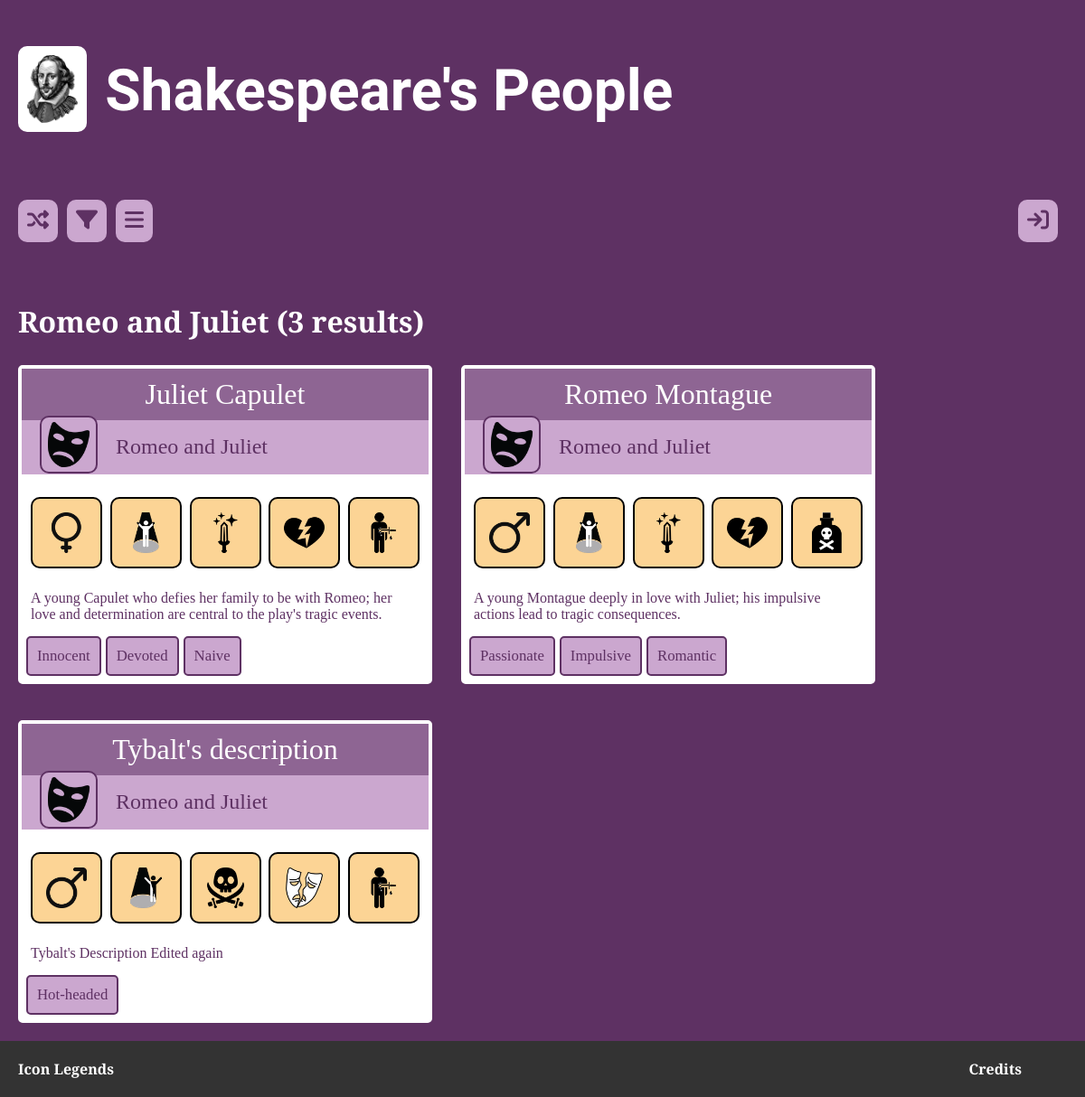
Screenshot of /index.php?page=content/click_search&search_type=play&search_term=Romeo+and+Juliet with the database file from the repository.
### tables this page shows
CREATE TABLE IF NOT EXISTS `data` (
  `ID` int NOT NULL AUTO_INCREMENT,
  `Character_name` varchar(128) NOT NULL,
  `PlayID` int NOT NULL,
  `RoleID` int NOT NULL,
  `GenderID` int NOT NULL,
  `Moral_AlignmentID` int NOT NULL,
  `Trait_1ID` int NOT NULL,
  `Trait_2ID` int NOT NULL,
  `Trait_3ID` int NOT NULL,
  `COD_ActionID` int NOT NULL,
  `COD_MethodID` int NOT NULL,
  `Description` varchar(255) NOT NULL,
  `Featured_Image` varchar(150) NOT NULL,
  PRIMARY KEY (`ID`)
);

CREATE TABLE IF NOT EXISTS `category` (
  `CategoryID` int NOT NULL AUTO_INCREMENT,
  `Play_Cat` varchar(7) NOT NULL,
  `Category_Icon` varchar(75) NOT NULL,
  PRIMARY KEY (`CategoryID`)
);

CREATE TABLE IF NOT EXISTS `play_name` (
  `PlayID` int NOT NULL AUTO_INCREMENT,
  `Play` varchar(128) NOT NULL,
  `CategoryID` int NOT NULL,
  PRIMARY KEY (`PlayID`)
);

CREATE TABLE IF NOT EXISTS `key_traits` (
  `TraitID` int NOT NULL AUTO_INCREMENT,
  `Trait` varchar(40) NOT NULL,
  PRIMARY KEY (`TraitID`)
);

### content/click_search.php (called while the page is built, shortened)
<?php
    $search_type = to_clean($_REQUEST['search_type']);
    $search_term = to_clean($_REQUEST['search_term']);
    $heading=$search_term;
    $order = " ORDER BY d.Character_name ASC";
$search_columns = [
    "play"      => "Play",
    "category"  => "Play_Cat",
    "gender"    => "M_or_F",
    "ms_role"      => "Role",
    "moral_alignment" => "Alignment",
    "cod_action"    => "Action",
    "cod_method"    => "Method",
    "character" => "Character_name"
];
    $params = [$search_term];
    if(array_key_exists($search_type, $search_columns)) {
        $column = $search_columns[$search_type];
        $sql_condition = "WHERE `$column` LIKE ?";
    }
    $sql_condition .= $order;
    include("results.php");
  ?>

### functions.php (called while the page is built, shortened)
<?php
function get_query($dbconnect, $sql_condition, $params = [])
 {
    $find_sql = "
    SELECT d.*,
            p.*,
            c.*,
            g.*,
            r.*,
            ma.*,
            a.*,
            m.*,
            -- 'Trait' is the COLUMN name with the 'word'
            k1.Trait AS Trait1,
            k2.Trait AS Trait2,
            k3.Trait AS Trait3
    FROM data d
    JOIN play_name p ON p.PlayID = d.PlayID
    JOIN category c ON c.CategoryID = p.CategoryID
    JOIN gender g ON g.GenderID = d.GenderID
    JOIN ms_role r ON r.RoleID = d.RoleID
    JOIN moral_alignment ma ON ma.Moral_AlignmentID = d.Moral_AlignmentID
    JOIN cod_action a ON a.COD_ActionID = d.COD_ActionID
    JOIN cod_method m ON m.COD_MethodID = d.COD_MethodID
    JOIN key_traits k1 ON d.Trait_1ID = k1.TraitID
    JOIN key_traits k2 ON d.Trait_2ID = k2.TraitID
    JOIN key_traits k3 ON d.Trait_3ID = k3.TraitID
    -- Adds additional sql condition
    $sql_condition
    ";
    $stmnt = $dbconnect -> prepare($find_sql);
    if(!empty($params)) {
          $types = str_repeat('s', count($params));
          $bind_values = [];
          foreach ($params as $key => $value) {
            $bind_values[$key] = &$params[$key];
          }
      array_unshift($bind_values, $types);
      call_user_func_array([$stmnt, 'bind_param'], $bind_values);
    }
    $stmnt -> execute();
    $find_query = $stmnt -> get_result();
    $find_count = $find_query -> num_rows;
    return [$find_query, $find_count];
 }
 function to_clean($data) {
	$data = trim($data);
	return $data;
}
      ?>

### content/retrieve_all.php (called while the page is built, shortened)
<?php
    $character = $find_rs['Character_name'];
    $play = $find_rs['Play'];
    $category = $find_rs['Play_Cat'];
    $gender = $find_rs['M_or_F'];
    $role = $find_rs['Role'];
    $alignment = $find_rs['Alignment'];
    $action = $find_rs['Action'];
    $method = $find_rs['Method'];
    $trait1 = $find_rs['Trait1'];
    $trait2 = $find_rs['Trait2'];
    $trait3 = $find_rs['Trait3'];
    $category_icon = "images/icons/".$find_rs['Category_Icon'];
    $gender_icon = "images/icons/".$find_rs['Gender_Icon'];
    $role_icon = "images/icons/".$find_rs['Role_Icon'];
    $alignment_icon = "images/icons/".$find_rs['Moral_Icon'];
    $action_icon = "images/icons/".$find_rs['Action_Icon'];
    $method_icon = "images/icons/".$find_rs['Method_Icon'];
    $click_type = "index.php?page=content/click_search&search_type=";
    $click_term="&search_term="
?>

### content/results.php (shortened to what this page needs)
<?php
list($find_query, $find_count) = get_query($dbconnect, $sql_condition, $params);
if($find_count > 0) {
if($find_count == 1) {
    $results_heading = $heading;
}
else {
    $results_heading = $heading." (".$find_count." results)";
}
if($heading != "")
{
    ?>
        <h2><?= htmlspecialchars($results_heading); ?></h2>
    <?php
}
    ?>
<div class='all-cards'>
<?php
while($find_rs = mysqli_fetch_assoc($find_query)) {
    include("retrieve_all.php");
    include("character_details.php");
}
?>
</div>
    <?php
}
?>

### content/character_details.php (shortened to what this page needs)
<div class="char-details">
    <div class="character-name"><?= htmlspecialchars($character); ?></div>
<div class="play-title">
    <a title="<?= htmlspecialchars($category); ?>" href="<?= $click_type."category".$click_term.urlencode($category) ?>"><img src="<?= htmlspecialchars($category_icon); ?>"></a>
    <a class="play" href="<?= $click_type."play".$click_term.urlencode($play) ?>"><?= htmlspecialchars($play);?></a>
</div>
<?php
    $all_icons = [
        [$gender, $click_type."gender".$click_term.$gender, $gender_icon],
        [$role, $click_type."ms_role".$click_term.$role, $role_icon],
        [$alignment, $click_type."moral_alignment".$click_term.$alignment, $alignment_icon],
        [$action, $click_type."cod_action".$click_term.$action, $action_icon],
        [$method, $click_type."cod_method".$click_term.$method, $method_icon]
    ];
?>
<div class="icon-row">
<?php
foreach($all_icons as $icon) {
    ?>
    <a title="<?= htmlspecialchars($icon[0]); ?>" href="<?= $icon[1];?>"><img src="<?= htmlspecialchars($icon[2]); ?>" alt="<?= htmlspecialchars($icon[0]); ?>" ></a>
    <?php
}
?>
</div>
<div class="description pad-10">
    <?=  htmlspecialchars($find_rs['Description']); ?>
</div>
<div class="trait-tags">
<?php
    $all_traits = [$trait1, $trait2, $trait3];
    foreach($all_traits as $trait) {
        if($trait != "n/a") {
            ?>
                <a class="trait pad-10" href="<?= $click_type?>trait<?= $click_term.$trait; ?>"><?= $trait; ?></a>
            <?php
        }
    }
?>
</div>
</div>

### css/base.css (style rules this page uses)
:root { --dark-purple: #5E3163; --med-purple: #8e6593; --light-purple: #cba7cf; --charcoal: #333; --error-back: #F7BEBE; --error-text: #660000; --hover-peach: #FCD495; --visited-grey: #c6c6c6; --light-grey: #dedede; --black: #000; --white: #fff; }
.pad-10 { padding: 10px; }
html, body { height: 100%; }
body { margin: 0; padding: 0; background-color: var(--dark-purple); color: var(--white); font-family: "Libre Baskerville", serif; }
h2 { font-size: 200%; }

### css/cards.css (style rules this page uses)
.all-cards { display: grid; grid-template-rows: auto; grid-auto-rows: auto; grid-template-columns: repeat(auto-fit, 450px); gap: 40px; align-content: start; }
.char-details { background-color: var(--white); color: var(--dark-purple); width: 100%; border: 4px solid var(--white); border-radius: 5px; box-shadow: 5px 5px 15p var(--black); text-align: left; }
.character-name { font-size: 24pt; text-align: center; padding: 10px; background-color: var(--med-purple); color: var(--white); }
.play-title { display: flex; align-items: center; background-color: var(--light-purple); padding-left: 20px; font-size: 18pt; height: 60px; }
.play-title a img, .icon { border: 2px solid var(--dark-purple); padding: 5px; border-radius: 10px; width: 50px; margin-right: 20px; background-color: var(--light-purple); }
.play-title a { text-decoration: none; color: var(--dark-purple) }
.icon-row { display: flex; padding: 10px; padding-top: 25px; align-content: center; justify-content: space-between; }
.icon-row a img { border: 2px solid var(--black); padding: 15px; border-radius: 10px; width: 45px; background-color: var(--hover-peach); }
.trait-tags { display: flex; margin: 5px; }
.trait-tags a { margin-right: 5px; background-color: var(--light-purple); color: var(--dark-purple); border: 2px solid var(--dark-purple); border-radius: 5px; text-decoration: none; font-size: 105%; }

### rows the page displays
data: Character_name "Juliet Capulet", category.Category_Icon (picture), PlayID.Play "Romeo and Juliet", Description "A young Capulet who defies her family to be with Romeo; her love and determination are central to the play's tragic events.", key_traits.Trait "Innocent", key_traits.Trait "Devoted", key_traits.Trait "Naive"
data: Character_name "Romeo Montague", category.Category_Icon (picture), PlayID.Play "Romeo and Juliet", Description "A young Montague deeply in love with Juliet; his impulsive actions lead to tragic consequences.", key_traits.Trait "Passionate", key_traits.Trait "Impulsive", key_traits.Trait "Romantic"
data: Character_name "Tybalt's description", category.Category_Icon (picture), PlayID.Play "Romeo and Juliet", Description "Tybalt's Description Edited again", key_traits.Trait "Hot-headed"

### other values shown
$results_heading "Romeo and Juliet (3 results)"
